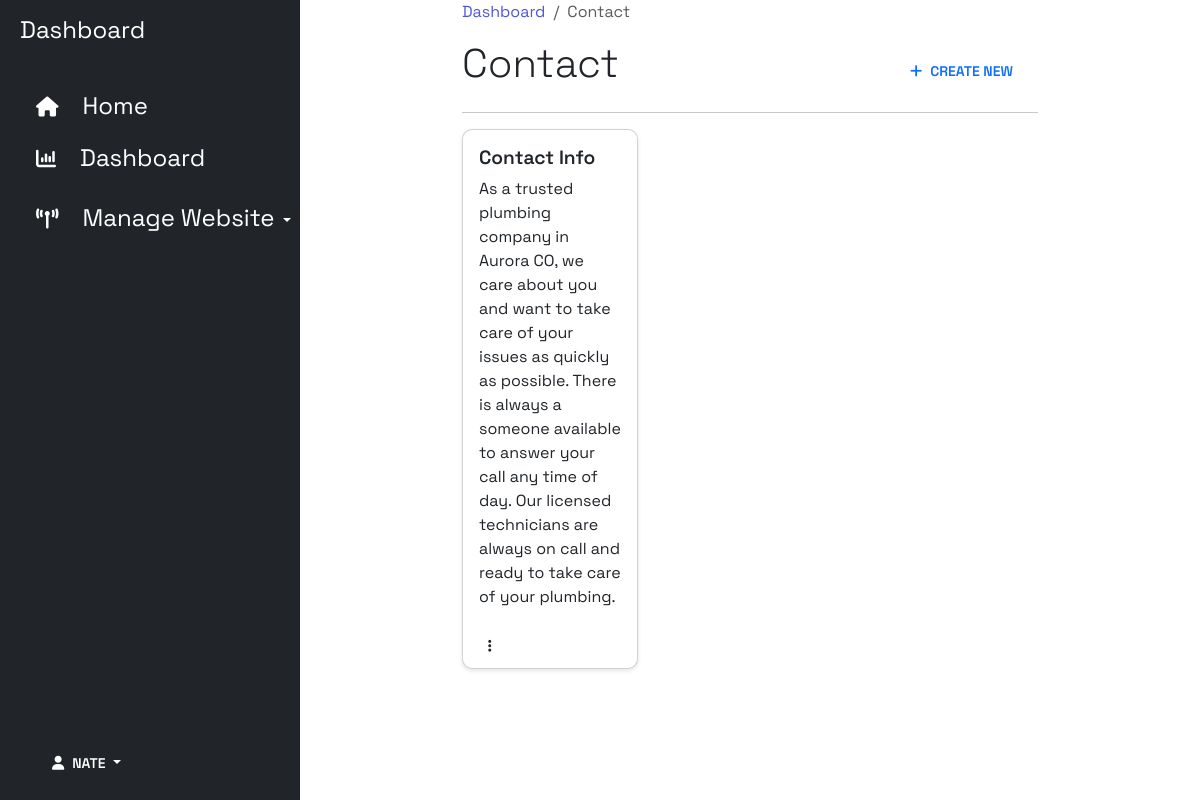
Page /contact-list/ (signed in) on the committed database.
### base/models.py (models this page shows, shortened)
class Contact(models.Model):
    title = models.CharField(max_length=100)
    address = models.CharField(max_length=255)
    email = models.CharField(max_length=255)
    phone_number = models.CharField(max_length=50)
    business_hours = models.TextField()
    service_area = models.CharField(max_length=150, default='Denver Metropolitan Area')
    content = models.TextField(blank=True, null=True)
    author = models.ForeignKey(User, on_delete=models.CASCADE)
    created_at = models.DateTimeField(auto_now_add= True)
    updated_at = models.DateTimeField(auto_now=True)
    slug = models.SlugField(unique=True)

### base/views.py (the view)
# urls.py: path('contact-list/', ContactList.as_view(), name='contact-list'),
class ContactList(LoginRequiredMixin, ListView):
    model = Contact
    template_name = 'contact/contact-list.html'
    def get_context_data(self, **kwargs):
        context = super().get_context_data(**kwargs)
        context['contacts'] = Contact.objects.all()
        return context

### base/templates/contact/contact-list.html (shortened to what this page needs)
{% extends "base.html" %}
{% block content %}
<div class="container-fluid">
    <div class="row flex-nowrap">
        <div class="bg-dark col-auto col-md-4 col-lg-3 min-vh-100 d-flex flex-column justify-content-between">
            <div class="bg-dark p-2">
                <a href="{% url 'dashboard' %}" class="d-flex text-decoration-none align-items-center text-white mt-1">
                    <span class="fs-4 d-none d-sm-inline">Dashboard</span>
                    <ul class="nav nav-pills flex-column mt-4">
                        <li class="nav-item py-2 py-sm-0">
                            <a href="{% url 'Home' %}" class="nav-link text-white">
                                <i class="fs-5 fa fa-house"></i><span class="fs-4 d-none ms-4 d-sm-inline">Home</span>
                            </a>
                        </li>
                        <li class="nav-item py-2 py-sm-0">
                            <a href="{% url 'dashboard' %}" class="nav-link text-white">
                                <i class="fs-5 fa fa-chart-column"></i><span
                                    class="fs-4 d-none ms-4 d-sm-inline">Dashboard</span>
                            </a>
                        </li>
                        <li class="nav-item py-2 py-sm-0">
                            <div class="dropdown open">
                                <a class="border-0 text-white dropdown-toggle p-3" type="button" id="triggerId"
                                    data-bs-toggle="dropdown" aria-haspopup="true" aria-expanded="false">
                                    <i class="fs-5 fa fa-broadcast-tower"></i><span
                                        class="fs-4 d-none ms-4 d-sm-inline">Manage Website</span>
                                </a>
                            </div>
                        </li>
                    </ul>
                </a>
            </div>
            <div class="dropdown open p-3">
                <button class="btn border-0 dropdown-toggle text-white" type="button" id="triggerId"
                    data-bs-toggle="dropdown" aria-haspopup="true" aria-expanded="false">
                    <i class="fa fa-user"></i><span class="ms-2">{{request.user.username | title}}</span>
                </button>
            </div>
        </div>
        <div class="container-fluid w-50">
            <nav aria-label="breadcrumb">
                <ol class="breadcrumb">
                    <li class="breadcrumb-item"><a href="#">Dashboard</a></li>
                    <li class="breadcrumb-item active" aria-current="page">Contact</li>
                </ol>
            </nav>
            <div class="d-flex justify-content-between align-items-center">
                <h1 class="fw-light">Contact</h1>
                <a class="btn text-primary rounded-5 pt-3" href="{% url 'create-contact' %}"><i
                        class="fa-solid fa-plus me-2"></i>Create New</a>
            </div>
            <hr>
            <div class="row row-cols-1 row-cols-md-3 g-4">
                {% for contact in contacts %}
                <div class="col">
                    <div class="card project-card h-100">
                        <div class="card-body">
                            <a class="text-decoration-none" href="{% url 'contact-update' contact.slug %}">
                                <h5 class="card-title">{{contact.title}}</h5>
                            </a>
                            <p class="card-text">{{contact.content}}</p>
                        </div>
                        <div class="cardbottom">
                            <div class="d-flex justify-content-between align-items-center">
                                <div class="text-muted">
                                    <div class="btn-group me-auto">
                                        <button class="btn rounded-5 bg-outline-secondary" type="button" id="triggerId"
                                            data-bs-toggle="dropdown" aria-haspopup="true" aria-expanded="false">
                                            <i class="fa-solid fa-ellipsis-vertical"></i>
                                        </button>
                                    </div>
                                </div>
                            </div>
                        </div>
                    </div>
                </div>
                {% endfor %}
            </div>
        </div>
    </div>
</div>
{% endblock content %}

### static/styles/main.css (style rules this page uses)
:root { --c-dark: #212529; --c-brand: #4e57d4; --c-brand-light: #6970dd; --c-brand-rgb: 78, 87, 212; --c-body: #727272; --box-shadow: 0px 15px 25px rgba(0,0,0,0.08); --transition: all 0.5s ease; }
body { font-family: 'Space Grotesk', sans-serif; }
h1, h2, h3,h4, h5, h6, .h1, .h2, .h3, .h4, .h5, .h6 { font-weight: 600; color: var(--c-dark); }
a { text-decoration: none; color: var(--c-brand); transition: var(--transition); }
.btn { font-weight: 600; font-size: 14px; text-transform: uppercase; border-radius: 0; padding: 10px 24px; }

### base/templates/contact/contact-list.html (style rules this page uses)
.card { box-shadow: 0px 2px 4px rgba(0, 0, 0, 0.1); border-radius: 10px; overflow: hidden; background-color: #fff; }
.card-title { font-size: 1.2rem; font-weight: 600; margin-bottom: 0.5rem; color: #212529; }
.card-body { padding: 1rem; }

### rows in the picture
Contact: title "Contact Info", content "As a trusted plumbing company in Aurora CO, we care about you and want to take care of your issues as quickly as possible. There is always a someone available to answer your call any time of day. Our licensed technicians are always on call and ready to take care of your plumbing."

### other values in the picture
{{ request.user.username | title }} "NATE"
